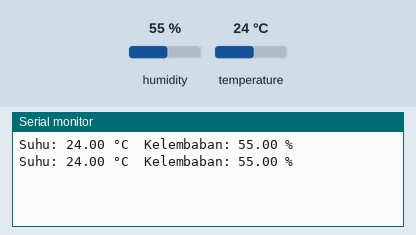
Recording of a sketch running on a simulated Arduino Uno, built with avr-gcc and run on an emulated ATmega328P. Parts: the last lines printed to the serial monitor. Inputs (shaded band) come from the test bench; at power-on: humidity 55 %, temperature 24 °C.

Above: at 4.8 s.
4.9 s: humidity set to 22 %
At 7.5 s:
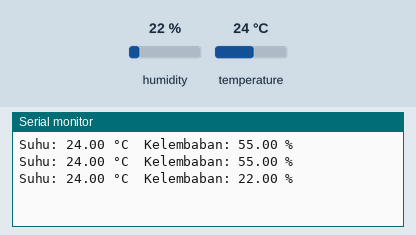
7.9 s: temperature set to 12 °C
At 8.8 s:
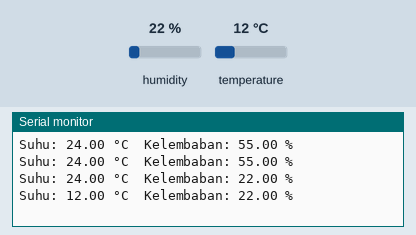
10.9 s: humidity set to 40 %
At 13.6 s:
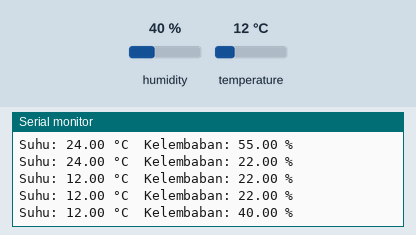
Timing chart, 0 to 15.1 s (numbered marks = the images above; inputs shaded):
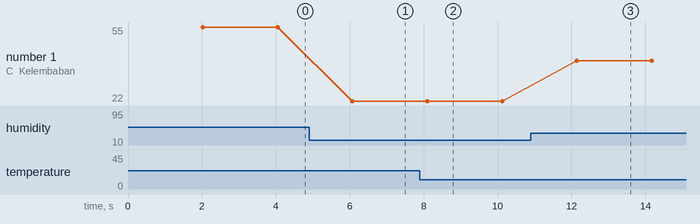

Measured:
- after the input at 4.9 s, the serial monitor: prints a new line after 1.2 s (image 1)
- after the input at 7.9 s, the serial monitor: prints a new line after 0.20 s (image 2)
- after the input at 10.9 s, the serial monitor: prints a new line after 1.2 s (image 3)
- plotted number 1: 55 → 22 after the input at 4.9 s, 22 → 40 after the input at 10.9 s

The sketch:

dht.ino
```cpp
#include "DHT.h"

#define DHTPIN 21
#define DHTTYPE DHT11  // Ganti ke DHT22 jika pakai sensor DHT22

DHT dht(DHTPIN, DHTTYPE);

void setup() {
  Serial.begin(115200);
  dht.begin();
}

void loop() {
  delay(2000); // Delay antar pembacaan

  float suhu = dht.readTemperature();    // dalam Celcius
  float kelembaban = dht.readHumidity(); // dalam %

  if (isnan(suhu) || isnan(kelembaban)) {
    Serial.println("Gagal membaca dari sensor DHT!");
    return;
  }

  Serial.print("Suhu: ");
  Serial.print(suhu);
  Serial.print(" °C\t");
  Serial.print("Kelembaban: ");
  Serial.print(kelembaban);
  Serial.println(" %");
}
```
